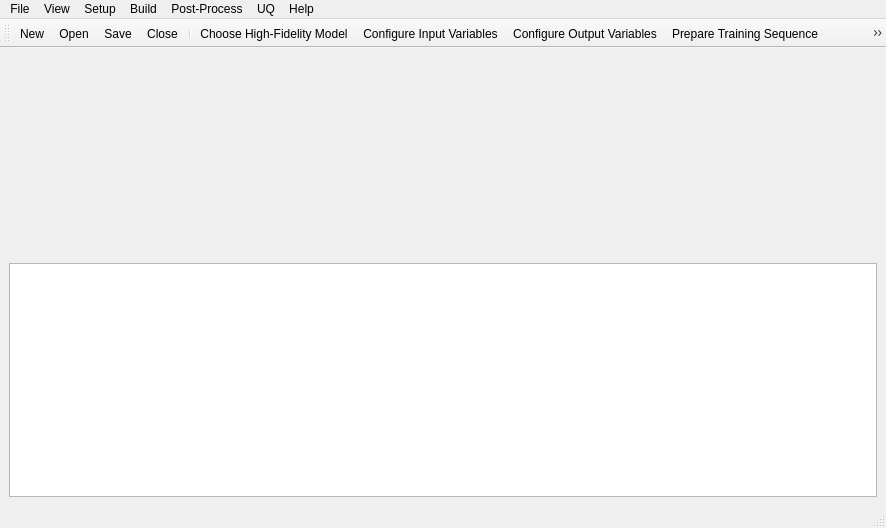
<?xml version="1.0" encoding="UTF-8"?>
<ui version="4.0">
 <class>MainWindow</class>
 <widget class="QMainWindow" name="MainWindow">
  <property name="geometry">
   <rect>
    <x>0</x>
    <y>0</y>
    <width>886</width>
    <height>528</height>
   </rect>
  </property>
  <property name="windowTitle">
   <string>D-RM Builder</string>
  </property>
  <property name="windowIcon">
   <iconset resource="icons.qrc">
    <normaloff>:/icons/ccsi_logo.png</normaloff>:/icons/ccsi_logo.png</iconset>
  </property>
  <widget class="QWidget" name="centralwidget">
   <layout class="QVBoxLayout" name="verticalLayout">
    <item>
     <widget class="QWidget" name="widgetDisplay" native="true">
      <property name="minimumSize">
       <size>
        <width>0</width>
        <height>200</height>
       </size>
      </property>
     </widget>
    </item>
    <item>
     <widget class="QTextBrowser" name="textMessage"/>
    </item>
   </layout>
  </widget>
  <widget class="QMenuBar" name="menubar">
   <property name="geometry">
    <rect>
     <x>0</x>
     <y>0</y>
     <width>886</width>
     <height>26</height>
    </rect>
   </property>
   <widget class="QMenu" name="menuFile">
    <property name="title">
     <string>File</string>
    </property>
    <widget class="QMenu" name="menuExport">
     <property name="title">
      <string>Export</string>
     </property>
     <addaction name="actionD_RM_As_Matlab_Script_File"/>
     <addaction name="actionTraining_Data"/>
     <addaction name="actionValidation_Data"/>
     <addaction name="actionCovariance_Matrices"/>
     <addaction name="actionMessages_To_Log_File"/>
    </widget>
    <addaction name="actionNew"/>
    <addaction name="actionOpen"/>
    <addaction name="actionClose"/>
    <addaction name="actionSave"/>
    <addaction name="actionSave_As"/>
    <addaction name="separator"/>
    <addaction name="menuExport"/>
   </widget>
   <widget class="QMenu" name="menuView">
    <property name="title">
     <string>View</string>
    </property>
    <addaction name="actionToolbar"/>
    <addaction name="actionStatus_Bar"/>
   </widget>
   <widget class="QMenu" name="menuSetup">
    <property name="title">
     <string>Setup</string>
    </property>
    <addaction name="actionChoose_High_Fidelity_Model"/>
    <addaction name="actionConfigure_Input_Variables"/>
    <addaction name="actionConfigure_Output_Variables"/>
    <addaction name="actionPrepare_Training_Sequence"/>
    <addaction name="actionPrepare_Validation_Sequence"/>
    <addaction name="actionRead_Custom_Training_Data"/>
    <addaction name="actionRead_Custom_Validation_Data"/>
   </widget>
   <widget class="QMenu" name="menuBuild">
    <property name="title">
     <string>Build</string>
    </property>
    <widget class="QMenu" name="menuD_RM_Model_Type">
     <property name="title">
      <string>D-RM Model Type</string>
     </property>
     <addaction name="actionDABNet"/>
     <addaction name="actionNARMA"/>
    </widget>
    <addaction name="actionPerform_Training_Simulation"/>
    <addaction name="actionPerform_Validation_Simulation"/>
    <addaction name="separator"/>
    <addaction name="menuD_RM_Model_Type"/>
    <addaction name="actionGenerate_Reduced_Model"/>
   </widget>
   <widget class="QMenu" name="menuPost_Process">
    <property name="title">
     <string>Post-Process</string>
    </property>
    <addaction name="actionUse_Balanced_Model_For_Prediction"/>
    <addaction name="actionUse_High_Fidelity_Model_History_For_Prediction"/>
    <addaction name="separator"/>
    <addaction name="actionPredict_Traning_Response"/>
    <addaction name="actionPredict_Validation_Response"/>
    <addaction name="separator"/>
    <addaction name="actionPlot_Training_Response"/>
    <addaction name="actionPlot_Validation_Response"/>
   </widget>
   <widget class="QMenu" name="menuUQ">
    <property name="title">
     <string>UQ</string>
    </property>
    <addaction name="actionSpecify_Noise"/>
    <addaction name="actionAnalyze"/>
   </widget>
   <widget class="QMenu" name="menuHelp">
    <property name="title">
     <string>Help</string>
    </property>
    <addaction name="actionAbout_D_RM_Builder"/>
   </widget>
   <addaction name="menuFile"/>
   <addaction name="menuView"/>
   <addaction name="menuSetup"/>
   <addaction name="menuBuild"/>
   <addaction name="menuPost_Process"/>
   <addaction name="menuUQ"/>
   <addaction name="menuHelp"/>
  </widget>
  <widget class="QStatusBar" name="statusbar">
   <property name="inputMethodHints">
    <set>Qt::ImhUppercaseOnly</set>
   </property>
  </widget>
  <widget class="QToolBar" name="toolBar">
   <property name="windowTitle">
    <string>toolBar</string>
   </property>
   <attribute name="toolBarArea">
    <enum>TopToolBarArea</enum>
   </attribute>
   <attribute name="toolBarBreak">
    <bool>false</bool>
   </attribute>
   <addaction name="actionNew"/>
   <addaction name="actionOpen"/>
   <addaction name="actionSave"/>
   <addaction name="actionClose"/>
   <addaction name="separator"/>
   <addaction name="actionChoose_High_Fidelity_Model"/>
   <addaction name="actionConfigure_Input_Variables"/>
   <addaction name="actionConfigure_Output_Variables"/>
   <addaction name="actionPrepare_Training_Sequence"/>
   <addaction name="actionPrepare_Validation_Sequence"/>
   <addaction name="separator"/>
   <addaction name="actionPerform_Training_Simulation"/>
   <addaction name="actionPerform_Validation_Simulation"/>
   <addaction name="actionGenerate_Reduced_Model"/>
   <addaction name="separator"/>
   <addaction name="actionPredict_Traning_Response"/>
   <addaction name="actionPredict_Validation_Response"/>
   <addaction name="actionPlot_Training_Response"/>
   <addaction name="actionPlot_Validation_Response"/>
   <addaction name="separator"/>
   <addaction name="actionSpecify_Noise"/>
   <addaction name="actionAnalyze"/>
   <addaction name="separator"/>
   <addaction name="actionAbout_D_RM_Builder"/>
  </widget>
  <action name="actionAbout_D_RM_Builder">
   <property name="icon">
    <iconset resource="icons.qrc">
     <normaloff>:/icons/help.png</normaloff>:/icons/help.png</iconset>
   </property>
   <property name="text">
    <string>About D-RM Builder...</string>
   </property>
   <property name="statusTip">
    <string>About D-RM Builder</string>
   </property>
  </action>
  <action name="actionNew">
   <property name="icon">
    <iconset resource="icons.qrc">
     <normaloff>:/icons/new.png</normaloff>:/icons/new.png</iconset>
   </property>
   <property name="text">
    <string>New</string>
   </property>
   <property name="statusTip">
    <string>Create a new D-RM Builder case</string>
   </property>
   <property name="shortcut">
    <string>Ctrl+N</string>
   </property>
  </action>
  <action name="actionOpen">
   <property name="icon">
    <iconset resource="icons.qrc">
     <normaloff>:/icons/open.png</normaloff>:/icons/open.png</iconset>
   </property>
   <property name="text">
    <string>Open...</string>
   </property>
   <property name="statusTip">
    <string>Open an existing D-RM Builder case</string>
   </property>
  </action>
  <action name="actionClose">
   <property name="icon">
    <iconset resource="icons.qrc">
     <normaloff>:/icons/close.png</normaloff>:/icons/close.png</iconset>
   </property>
   <property name="text">
    <string>Close</string>
   </property>
   <property name="statusTip">
    <string>Close current D-RM Builder case</string>
   </property>
  </action>
  <action name="actionSave">
   <property name="icon">
    <iconset resource="icons.qrc">
     <normaloff>:/icons/save.png</normaloff>:/icons/save.png</iconset>
   </property>
   <property name="text">
    <string>Save</string>
   </property>
   <property name="statusTip">
    <string>Save current D-RM Builder case</string>
   </property>
  </action>
  <action name="actionSave_As">
   <property name="text">
    <string>Save As...</string>
   </property>
   <property name="statusTip">
    <string>Save current D-RM Builder case to a different file</string>
   </property>
  </action>
  <action name="actionD_RM_As_Matlab_Script_File">
   <property name="icon">
    <iconset resource="icons.qrc">
     <normaloff>:/icons/export_drm.png</normaloff>:/icons/export_drm.png</iconset>
   </property>
   <property name="text">
    <string>D-RM As Matlab Script File...</string>
   </property>
   <property name="statusTip">
    <string>Export D-RM model to MATLAB script file</string>
   </property>
  </action>
  <action name="actionToolbar">
   <property name="checkable">
    <bool>true</bool>
   </property>
   <property name="checked">
    <bool>true</bool>
   </property>
   <property name="text">
    <string>Toolbar</string>
   </property>
  </action>
  <action name="actionStatus_Bar">
   <property name="checkable">
    <bool>true</bool>
   </property>
   <property name="checked">
    <bool>true</bool>
   </property>
   <property name="text">
    <string>Status Bar</string>
   </property>
  </action>
  <action name="actionChoose_High_Fidelity_Model">
   <property name="icon">
    <iconset resource="icons.qrc">
     <normaloff>:/icons/aspen_tech.png</normaloff>:/icons/aspen_tech.png</iconset>
   </property>
   <property name="text">
    <string>Choose High-Fidelity Model...</string>
   </property>
   <property name="statusTip">
    <string>Choose a configured high-fidelity ACM dynamic model</string>
   </property>
  </action>
  <action name="actionConfigure_Input_Variables">
   <property name="icon">
    <iconset resource="icons.qrc">
     <normaloff>:/icons/config_input.png</normaloff>:/icons/config_input.png</iconset>
   </property>
   <property name="text">
    <string>Configure Input Variables...</string>
   </property>
   <property name="statusTip">
    <string>Specify input parameters</string>
   </property>
  </action>
  <action name="actionConfigure_Output_Variables">
   <property name="icon">
    <iconset resource="icons.qrc">
     <normaloff>:/icons/config_output.png</normaloff>:/icons/config_output.png</iconset>
   </property>
   <property name="text">
    <string>Configure Output Variables...</string>
   </property>
   <property name="statusTip">
    <string>Specify output parameters</string>
   </property>
  </action>
  <action name="actionPrepare_Training_Sequence">
   <property name="icon">
    <iconset resource="icons.qrc">
     <normaloff>:/icons/steps_train.png</normaloff>:/icons/steps_train.png</iconset>
   </property>
   <property name="text">
    <string>Prepare Training Sequence...</string>
   </property>
   <property name="statusTip">
    <string>Prepare a sequence of step changes for training</string>
   </property>
  </action>
  <action name="actionPrepare_Validation_Sequence">
   <property name="icon">
    <iconset resource="icons.qrc">
     <normaloff>:/icons/steps_valid.png</normaloff>:/icons/steps_valid.png</iconset>
   </property>
   <property name="text">
    <string>Prepare Validation Sequence...</string>
   </property>
   <property name="statusTip">
    <string>Prepare a sequence of step changes for validation</string>
   </property>
  </action>
  <action name="actionPerform_Training_Simulation">
   <property name="icon">
    <iconset resource="icons.qrc">
     <normaloff>:/icons/run_train.png</normaloff>:/icons/run_train.png</iconset>
   </property>
   <property name="text">
    <string>Perform Training Simulation</string>
   </property>
   <property name="statusTip">
    <string>Launch ACM simulation for training sequence</string>
   </property>
  </action>
  <action name="actionPerform_Validation_Simulation">
   <property name="icon">
    <iconset resource="icons.qrc">
     <normaloff>:/icons/run_valid.png</normaloff>:/icons/run_valid.png</iconset>
   </property>
   <property name="text">
    <string>Perform Validation Simulation</string>
   </property>
   <property name="statusTip">
    <string>Launch ACM simulation for validation sequence</string>
   </property>
  </action>
  <action name="actionDABNet">
   <property name="checkable">
    <bool>true</bool>
   </property>
   <property name="text">
    <string>DABNet</string>
   </property>
   <property name="statusTip">
    <string>Set D-RM type as DABNet</string>
   </property>
  </action>
  <action name="actionNARMA">
   <property name="checkable">
    <bool>true</bool>
   </property>
   <property name="text">
    <string>NARMA</string>
   </property>
   <property name="statusTip">
    <string>Set D-RM type as NARMA</string>
   </property>
  </action>
  <action name="actionGenerate_Reduced_Model">
   <property name="icon">
    <iconset resource="icons.qrc">
     <normaloff>:/icons/build_drm.png</normaloff>:/icons/build_drm.png</iconset>
   </property>
   <property name="text">
    <string>Generate Reduced Model...</string>
   </property>
   <property name="statusTip">
    <string>Build D-RM using the training sequence</string>
   </property>
  </action>
  <action name="actionUse_Balanced_Model_For_Prediction">
   <property name="checkable">
    <bool>true</bool>
   </property>
   <property name="text">
    <string>Use Balanced Model For Prediction</string>
   </property>
   <property name="statusTip">
    <string>Toggle to use the balanced model for prediction</string>
   </property>
  </action>
  <action name="actionUse_High_Fidelity_Model_History_For_Prediction">
   <property name="checkable">
    <bool>true</bool>
   </property>
   <property name="text">
    <string>Use High-Fidelity Model History For Prediction</string>
   </property>
   <property name="statusTip">
    <string>Use the high-fidelity model history for prediction</string>
   </property>
  </action>
  <action name="actionPredict_Traning_Response">
   <property name="icon">
    <iconset resource="icons.qrc">
     <normaloff>:/icons/predict_train.png</normaloff>:/icons/predict_train.png</iconset>
   </property>
   <property name="text">
    <string>Predict Traning Response</string>
   </property>
   <property name="statusTip">
    <string>Using the generated D-RM to predict response of training sequence</string>
   </property>
  </action>
  <action name="actionPredict_Validation_Response">
   <property name="icon">
    <iconset resource="icons.qrc">
     <normaloff>:/icons/predict_valid.png</normaloff>:/icons/predict_valid.png</iconset>
   </property>
   <property name="text">
    <string>Predict Validation Response</string>
   </property>
   <property name="statusTip">
    <string>Use the generated D-RM to predict response of validation sequence</string>
   </property>
  </action>
  <action name="actionPlot_Training_Response">
   <property name="icon">
    <iconset resource="icons.qrc">
     <normaloff>:/icons/plot_train.png</normaloff>:/icons/plot_train.png</iconset>
   </property>
   <property name="text">
    <string>Plot Training Response...</string>
   </property>
   <property name="statusTip">
    <string>Plot the response of training sequence</string>
   </property>
  </action>
  <action name="actionPlot_Validation_Response">
   <property name="icon">
    <iconset resource="icons.qrc">
     <normaloff>:/icons/plot_valid.png</normaloff>:/icons/plot_valid.png</iconset>
   </property>
   <property name="text">
    <string>Plot Validation Response...</string>
   </property>
   <property name="statusTip">
    <string>Plot the response of validation sequence</string>
   </property>
  </action>
  <action name="actionSpecify_Noise">
   <property name="icon">
    <iconset resource="icons.qrc">
     <normaloff>:/icons/noise.png</normaloff>:/icons/noise.png</iconset>
   </property>
   <property name="text">
    <string>Specify Noise...</string>
   </property>
   <property name="statusTip">
    <string>Specify the process and measurement noise</string>
   </property>
  </action>
  <action name="actionAnalyze">
   <property name="icon">
    <iconset resource="icons.qrc">
     <normaloff>:/icons/uq.png</normaloff>:/icons/uq.png</iconset>
   </property>
   <property name="text">
    <string>Analyze...</string>
   </property>
   <property name="statusTip">
    <string>Perform UQ analysis</string>
   </property>
  </action>
  <action name="actionMessages_To_Log_File">
   <property name="icon">
    <iconset resource="icons.qrc">
     <normaloff>:/icons/export_log.png</normaloff>:/icons/export_log.png</iconset>
   </property>
   <property name="text">
    <string>Messages To Log File...</string>
   </property>
   <property name="statusTip">
    <string>Export message window text to a log file</string>
   </property>
  </action>
  <action name="actionTraining_Data">
   <property name="icon">
    <iconset resource="icons.qrc">
     <normaloff>:/icons/training_data.png</normaloff>:/icons/training_data.png</iconset>
   </property>
   <property name="text">
    <string>Training Data...</string>
   </property>
  </action>
  <action name="actionValidation_Data">
   <property name="icon">
    <iconset resource="icons.qrc">
     <normaloff>:/icons/validation_data.png</normaloff>:/icons/validation_data.png</iconset>
   </property>
   <property name="text">
    <string>Validation Data...</string>
   </property>
  </action>
  <action name="actionCovariance_Matrices">
   <property name="icon">
    <iconset resource="icons.qrc">
     <normaloff>:/icons/covariance.png</normaloff>:/icons/covariance.png</iconset>
   </property>
   <property name="text">
    <string>Covariance Matrices...</string>
   </property>
  </action>
  <action name="actionRead_Custom_Training_Data">
   <property name="text">
    <string>Read Custom Training Data...</string>
   </property>
  </action>
  <action name="actionRead_Custom_Validation_Data">
   <property name="text">
    <string>Read Custom Validation Data...</string>
   </property>
  </action>
 </widget>
 <resources>
  <include location="icons.qrc"/>
 </resources>
 <connections/>
</ui>
